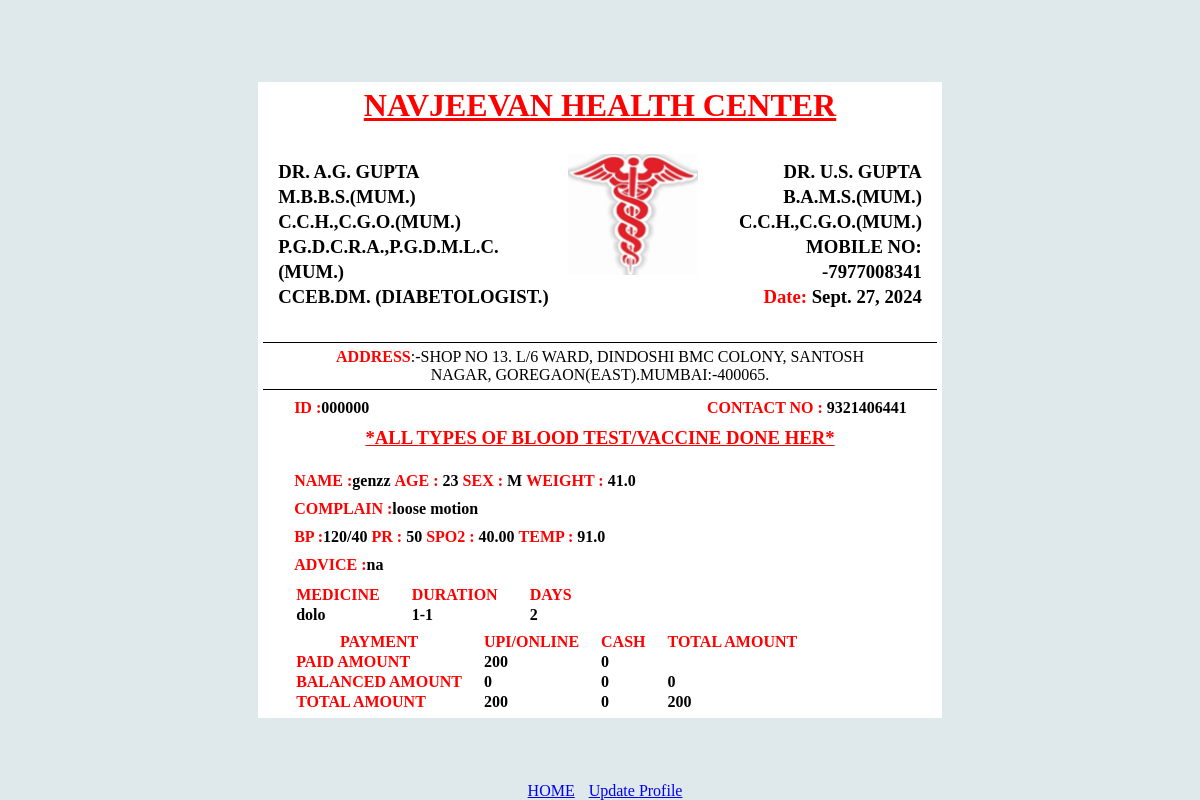
Page /detail/000000/ on the committed database.
### clinic/models.py (models this page shows, shortened)
class patient(models.Model):
    id = models.CharField(max_length=6, primary_key=True, unique=True, default ='')
    date = models.DateField(default= timezone.now)
    name = models.CharField(default='', max_length=255)
    sex = models.CharField(choices=[('M', 'Male'), ('F', 'Female'), ('O', 'Other')], default='', max_length=1)
    age = models.CharField(default='', max_length= 100)
    weight = models.CharField(default='', max_length= 100)
    mobile_number = models.CharField(max_length=10, default='')
    Complain = models.CharField(default='', max_length=200)
    BP = models.CharField(max_length=15, blank=True, null=True, default=None)
    PR = models.CharField(max_length=3, default='' )      #(max_length = 3, db_column='PR' + suffix)
    SPO2 = models.DecimalField(max_digits=5, decimal_places=2, validators=[MinValueValidator(0), MaxValueValidator(100)])
    Temp =models.FloatField(default=0)
    Advice = models.CharField(default='',max_length=200)
    Medicine = models.CharField(default='', max_length=200)
    Duration = models.CharField(default='', max_length=200)
    Days = models.CharField(default='', max_length=20)
    Online_payment = models.CharField(default='',max_length=255)
    Cash_payment = models.CharField(default='', max_length=255)
    Balance_amount = models.CharField(default='', max_length=255)
    Paid_amount = models.CharField(default='', max_length=255)
    Total_amount = models.CharField(default='', max_length=255)

### clinic/views.py (the view)
# urls.py: path('detail/<str:id>/', patientprofileview.as_view(), name='patient_detail'), #instead of <int:pk> i have used <str:id> which will show the patient detail when id is been put.
class patientprofileview(DetailView):
    model = patient
    template_name = 'clinic/patient_detail.html'    #'clinic/patient_createview.html'
    context_object_name ='patient'
    slug_field = 'id'
    def get_object(self, queryset=None):
        id = self.kwargs.get('id')
        return self.model.objects.get(id=id)

### clinic/templates/clinic/patient_detail.html (shortened to what this page needs)
{% load static %}
<form>
    <div class=" header">
        <h1><u>NAVJEEVAN HEALTH CENTER</u></h1>
    </div>
    <div class=" container">
        <div class="b2">
            <tr>
                <th><h3>DR. A.G. GUPTA</h3></th>
                <th><h3>M.B.B.S.(MUM.)</h3></th>
                <th><h3>C.C.H.,C.G.O.(MUM.)</h3></th>
                <th><h3>P.G.D.C.R.A.,P.G.D.M.L.C.(MUM.)</h3></th>
                <th><h3>CCEB.DM. (DIABETOLOGIST.)</h3></th>
            </tr>
        </div>
        <img src="{% static 'img/dr logo.png' %}" alt="logo">
        <div class="b3">
            <tr>
                <th><h3>DR. U.S. GUPTA</h3></th>
                <th><h3>B.A.M.S.(MUM.)</h3></th>
                <th><h3>C.C.H.,C.G.O.(MUM.)</h3></th>
                <th><h3>MOBILE NO: -7977008341</h3></th>
                <th><h3><b><span style="color: red;">Date: </span></b>{{patient.date}}</h3></th>
            </tr>
        </div>
    </div>
    <br>
    <div class="a2">
        <p style="text-align: center;padding-top: 5px;"><b><span style="color: red;">ADDRESS</span></b>:-SHOP NO 13. L/6 WARD, DINDOSHI BMC COLONY, SANTOSH </p>
        <p style="text-align: center;padding-bottom: 5px;">NAGAR, GOREGAON(EAST).MUMBAI:-400065.</p>
    </div>
    <div class="a3">
        <div class="L1">
            <b><span style="color: red; float: left; margin-left: 31px;">ID : </span> {{patient.id}} </b>
            <b style="float: right; margin-right: 30px;"> <span style="color: red;">CONTACT NO : </span> {{patient.mobile_number}} </b>
        </div>
        <h3 style="color: red;text-align: center;"><u>*ALL TYPES OF BLOOD TEST/VACCINE DONE HER*</u></h3>
        <br>
        <div class="L2">
            <b><span style="color: red; float: left; margin-left: 31px;">NAME : </span>{{patient.name}}</b>
            <b><span style="color: red;">AGE : </span>{{patient.age}}</b>
            <b><span style="color: red;">SEX : </span>{{patient.sex}}</b>
            <b><span style="color: red; ">WEIGHT : </span>{{patient.weight}}</b>
        </div>
        <div class="complain">
            <b><span style="color: red; float: left; margin-left: 31px;">COMPLAIN : </span> {{patient.Complain}}</b>
        </div>
        <div class="bp">
            <b><span style="color: red; float: left; margin-left: 31px;">BP : </span>{{patient.BP}}</b>
            <b><span style="color: red;">PR : </span>{{patient.PR}}</b>
            <b><span style="color: red;">SPO2 : </span>{{patient.SPO2}}</b>
            <b><span style="color: red;">TEMP : </span>{{patient.Temp}}</b>
        </div>
        <div class = "advice">
            <b><span style="color: red; float: left; margin-left: 31px;">ADVICE : </span> {{patient.Advice}}</b>
        </div>
        <div class="table">
            <table>
                <thead>
                    <tr style="color: red;">
                        <th style="padding-right: 30px;"><b> MEDICINE </b></th>
                        <th style="padding-right: 30px;"><b> DURATION </b></th>
                        <th style="padding-right: 30px;"><b> DAYS </b></th>
                    </tr>
                </thead>
                <tbody>
                    <tr>
                        <td style="padding-right: 30px;"><b> <span type="text" name="Medicine" > {{ patient.Medicine }} </span> </b></td>
                        <td style="padding-right: 30px;"><b> <span type="text" name="Duration" > {{ patient.Duration }} </span> </b></td>
                        <td style="padding-right: 30px;"><b> <span type="number" name="Days" > {{ patient.Days }} </span> </b></td>
                    </tr>
                </tbody>
            </table>
        </div>
        <div class="payment">
            <table style="float: left; margin-left: 31px;">
                <thead>
                    <tr style="color: red;">
                        <th style="padding-right: 20px;"> PAYMENT </th>
                        <th style="padding-right: 20px;"> UPI/ONLINE </th>
                        <th style="padding-right: 20px;"> CASH </th>
                        <th style="padding-right: 20px;"> TOTAL AMOUNT </th>
                    </tr>
                </thead>
                <tbody>
                    <tr>
                        <td style="color: red;"><b> <span> PAID AMOUNT </span> </b></td>
                        <td style="padding-right: 20px;"><b> <span> {{ patient.Online_payment }} </span> </b> </td>
                        <td style="padding-right: 20px;"><b> <span> {{ patient.Cash_payment }} </span> </b></td>
                        <td style="padding-right: 20px;"><b>  </b></td>
                    </tr>
                    <tr>
                        <td style="color: red; padding-right: 20px;"><b> <span> BALANCED AMOUNT </span> </b></td>
                        <td style="padding-right: 20px;"><b> <span> 0 </span> </b></td>
                        <td style="padding-right: 20px;"><b> <span> 0 </span> </b></td>
                        <td style="padding-right: 20px;"><b> <span> {{ patient.Balance_amount }} </span> </b></td>
                    </tr>
                    <tr>
                        <td style="color: red; padding-right: 20px;"><b> <span> TOTAL AMOUNT </span> </b></td>
                        <td style="padding-right: 20px;"><b> <span> {{ patient.Online_payment }} </span> </b></td>
                        <td style="padding-right: 20px;"><b> <span> {{ patient.Cash_payment }} </span> </b></td>
                        <td style="padding-right: 20px;"><b> <span> {{ patient.Total_amount }} </span> </b></td>
                    </tr>
                </tbody>
                <br>
            </table>
        </div>
    </div>
</form>
<div style="position: fixed; bottom: 0; left: 50%; transform: translateX(-50%); text-align: center;">
    <a href="{% url 'home' %}" style = "padding:10px">HOME</a>
    <a href="{% url 'patient_update' id=patient.id %}">Update Profile</a>
</div>

### rows in the picture
patient: date "Sept. 27, 2024", id "000000", mobile_number "9321406441", name "genzz", age "23", sex "M", weight "41.0", Complain "loose motion", BP "120/40", PR "50", SPO2 "40.00", Temp "91.0", Advice "na", Medicine "dolo", Duration "1-1", Days "2", Online_payment "200", Cash_payment "0", Balance_amount "0", Total_amount "200"
